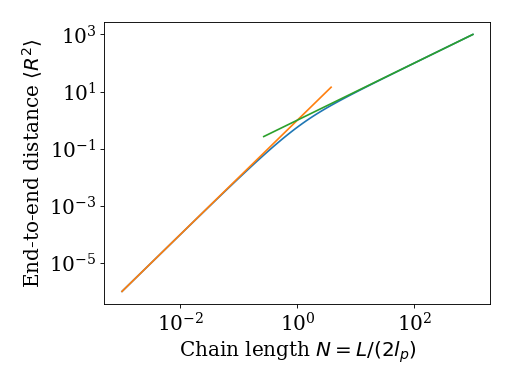

This figure's Python source:
import matplotlib.pyplot as plt
import numpy as np
from wlcstat.wlcave import *

num_pts = 100
length_kuhn_0 = 1e-3
length_kuhn_f = 1e3
length_kuhn = np.logspace(np.log10(length_kuhn_0), np.log10(length_kuhn_f), num_pts)
dimensions = 3
r2 = r2_ave(length_kuhn, dimensions)
font = {'family' : 'serif',
    'weight':'normal',
    'size': 18}
plt.rc('font', **font)
plt.loglog(length_kuhn, r2)
plt.loglog(length_kuhn[0:60], length_kuhn[0:60] ** 2)        # Short length asymptotic solution
plt.loglog(length_kuhn[40:100], length_kuhn[40:100] * 2 / (dimensions - 1)) # Long length asymptotic solution
plt.xlabel(r'Chain length $N = L/(2l_{p})$')
plt.ylabel(r'End-to-end distance $\langle R^{2} \rangle$')
plt.tight_layout()
plt.show()
